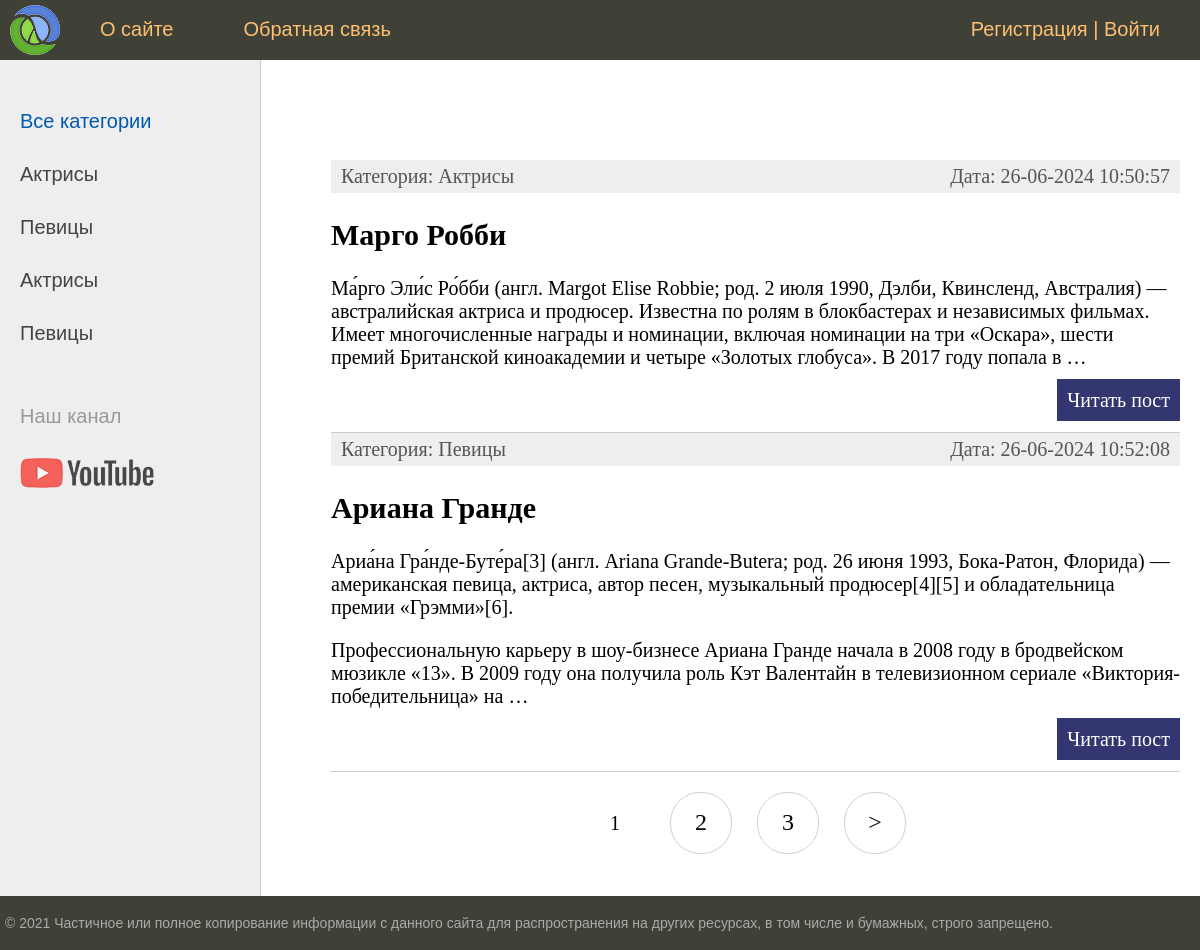
The page / on the database its author committed.
### women/models.py (models this page shows, shortened)
class Category(models.Model):
    name = models.CharField(max_length=100,db_index=True)
    slug = models.SlugField(max_length=255, unique=True, db_index=True, verbose_name="URL")
    def __str__(self):
        return self.name
    def get_absolute_url(self):
        return reverse('category',kwargs={'cat_slug': self.slug})
    class Meta:
        verbose_name = 'Category'
        ordering = ['id']

class Women(models.Model):
    title = models.CharField(max_length=255,verbose_name="Заголовок")
    slug = models.SlugField(max_length=255,unique=True,db_index=True,verbose_name="URL")
    content = models.TextField(blank=True,verbose_name="Текст статьи")
    photo = models.ImageField(upload_to="photos/%Y/%m/%d/",verbose_name="Фото")
    time_create = models.DateTimeField(auto_now_add=True,verbose_name="Время создания")
    time_update = models.DateTimeField(auto_now=True,verbose_name="Время изменения")
    is_published = models.BooleanField(default=True,verbose_name="Публикация")
    cat = models.ForeignKey('Category', on_delete=models.PROTECT,verbose_name="Категории")
    def get_absolute_url(self):
        return reverse('post',kwargs={'post_slug': self.slug})
    class Meta:
        verbose_name = 'Greate women'
        ordering = ['id']

### women/views.py (the view)
# urls.py: path('', WomenHome.as_view(), name='home'),
class WomenHome(DataMixin, ListView):
    model = Women
    template_name = 'women/index.html'
    context_object_name = 'posts'
    def get_context_data(self, *, object_list=None, **kwargs):
        context = super().get_context_data(**kwargs)
        c_def = self.get_user_context(title="Главная страница")
        return dict(list(context.items()) + list(c_def.items()))
    def get_queryset(self):
        return Women.objects.filter(is_published=True).select_related('cat')

### women/templatetags/women_tags.py (called while the page is built)
@register.inclusion_tag('women/list_categories.html')
def show_categories(sort=None, cat_selected=0):
    if not sort:
        cats = Category.objects.all()
    else:
        cats = Category.objects.order_by(sort)
    return {"cats": cats, "cat_selected": cat_selected}

### women/utils.py (called while the page is built)
    def get_user_context(self, **kwargs):
        context = kwargs
        cats = cache.get('cats')
        if not cats:
            cats = Category.objects.annotate(Count('women'))
            cache.set('cats', cats,60)
        user_menu = menu.copy()
        if not self.request.user.is_authenticated:
            user_menu.pop(1)
        context['menu'] = user_menu
        context['cats'] = cats
        if 'cat_selected' not in context:
            context['cat_selected'] = 0
        return context

### women/templates/women/index.html (shortened to what this page needs)
{% extends 'women/base.html' %}
{% block content %}
<ul class="list-articles">
	{% for p in posts %}
			<li><div class="article-panel">
	<p class="first">Категория: {{p.cat}}</p>
	<p class="last">Дата: {{p.time_update|date:"d-m-Y H:i:s"}}</p>
</div>
				<h2>{{p.title}}</h2>
	{% autoescape on %}
	{{p.content|linebreaks|truncatewords:50}}
	{% endautoescape %}
			<p class="link-read-post"><a href="{{ p.get_absolute_url }}">Читать пост</a></p>
			</li>
	{% endfor %}
</ul>
{% endblock %}

### women/templates/women/base.html (shortened to what this page needs)
{% load static %}
{% load women_tags %}
<!DOCTYPE html>
<html>
<head>
	<link type="text/css" href="{% static 'women/css/styles.css' %}" rel="stylesheet" />
</head>
<body>
<table class="table-page" border=0 cellpadding="0" cellspacing="0">
<tr><td valign=top>
{% block mainmenu %}
		<div class="header">
			<ul id="mainmenu" class="mainmenu">
			<li class="logo"><a href="{% url 'home' %}"><div class="logo"></div></a></li>
{% for m in menu %}
			<li><a href="{% url m.url_name %}">{{m.title}}</a></li>
{% endfor %}
				{% if request.user.is_authenticated %}
				<li class="last"> {{user.username}} | <a href="{% url 'logout' %}">Выйти</a></li>
				{% else %}
				<li class="last"><a href="{% url 'register' %}">Регистрация</a> | <a href="{% url 'login' %}">Войти</a></li>
				{% endif %}
			</ul>
		</div>
{% endblock mainmenu %}
<table class="table-content" border=0 cellpadding="0" cellspacing="0">
<tr>
    {% load cache %}
	<td valign="top" class="left-chapters">
	<ul id="leftchapters">
        {% cache 60 sidebar %}
{% if cat_selected == 0 %}
		<li class="selected">Все категории</li>
{% else %}
		<li><a href="{% url 'home' %}">Все категории</a></li>
{% endif %}
{% show_categories cat_selected=cat_selected %}
{% for c in cats %}
{% if c.women__count > 0 %}
	{% if c.pk == cat_selected %}
		<li class="selected">{{c.name}}</li>
	{% else %}
		<li><a href="{{ c.get_absolute_url }}">{{c.name}}</a></li>
	{% endif %}
{% endif %}
{% endfor %}
        {% endcache %}
		<li class="share">
		<p>Наш канал</p>
		<a class="share-yt" href="https://www.youtube.com/channel/UClJzWfGWuGJL2t-3dYKcHTA/playlists" target="_blank" rel="nofollow"></a>
		</li>
	</ul>
</td>
<td valign="top" class="content">
	<div class="content-text">
{% block content %}
{% endblock %}
{% if page_obj.has_other_pages %}
<nav class="list-pages">
    <ul>
        {% for p in paginator.page_range %}
		{% if page_obj.number == p %}
        <li class="page-num page-num-selected">{{ p }}</li>
		{% elif p >= page_obj.number|add:-2 and p <= page_obj.number|add:2  %}
        <li class="page-num">
            <a href="?page={{ p }}">{{ p }}</a>
        </li>
		{% endif %}
        {% endfor %}
{% if page_obj.has_next %}
<li class="page-num">
	<a href="?page={{ page_obj.next_page_number }}">&gt;</a>
</li>
{% endif %}
    </ul>
</nav>
{% endif %}
	</div>
</td></tr></table>
</td></tr>
<tr><td valign=top>
	<div id="footer">
		<p>&copy; 2021 Частичное или полное копирование информации с данного сайта для распространения на других ресурсах, в том числе и бумажных, строго запрещено.</p>
	</div>
</td></tr></table>
</body>
</html>

### women/templates/women/list_categories.html
{% for c in cats %}
	{% if c.pk == cat_selected %}
		<li class="selected">{{c.name}}</li>
	{% else %}
		<li><a href="{{ c.get_absolute_url }}">{{c.name}}</a></li>
	{% endif %}
{% endfor %}

### women/static/women/css/styles.css (style rules this page uses)
html, body { font-family: 'Arial'; margin: 0; padding: 0; height: 100%; width: 100%; color: #444; }
a { color: #0059b2; text-decoration: none; }
p.link-read-post { text-align: right; }
p.link-read-post a { padding: 10px; min-width: 100px; background: #333671; color: #fff; text-decoration: none; }
div.article-panel { background: #eee; padding: 5px 10px 5px 10px; box-sizing: border-box; overflow: hidden; color: #555; }
div.article-panel p.first { margin: 0; float: left; }
div.article-panel p.last { margin: 0; float: right; }
ul.list-articles { list-style: none; margin: 0; padding: 0; }
ul.list-articles li { border-bottom: 1px solid #ccc; }
.table-page { width: 100%; height: 100%; vertical-align: top; }
.table-page tr { height: 100%; }
.header { background: #3F4137; height: 60px; }
.logo { background: url('../images/logo.png') no-repeat 10px 5px; width: 70px; height: 60px; }
ul.mainmenu { list-style: none; margin: 0; padding: 0; height: 60px; color: #fdc073; font-size: 20px; overflow: hidden; }
ul.mainmenu li { float: left; margin: 18px 40px 0 30px; }
ul.mainmenu li.logo { margin: 0; }
ul.mainmenu li.last { float: right; }
ul.mainmenu li a { color: #fdc073; text-decoration: none; }
.table-content { width: 100%; min-height: 100%; height: 100%; }
.left-chapters { margin: 0; background: #eee; border-right: 1px solid #ccc; min-height: 100%; }
.left-chapters ul { width: 230px; min-height: 100%; margin: 0; padding: 20px 10px 10px 20px; list-style: none; font-size: 20px; }
.left-chapters ul li { margin: 30px 0 0 0; color: #999; }
.left-chapters ul li.selected { color: #0059b2; }
.left-chapters ul li a { color: #444; text-decoration: none; }
.left-chapters ul li.share { margin: 60px 0 0 0; }
.left-chapters ul li.share p { margin: 30px 0 30px 0; }
.left-chapters ul li.share a { display: inline-block; width: 40px; height: 40px; margin: 0 20px 0 0; }
.left-chapters ul li.share a.share-yt { width: 100%; height: 30px; background: url('../images/share_yt.png') no-repeat 0 0 }
.content { padding: 40px 20px 20px 40px; width: 100%; box-sizing: border-box; }
.content-text { margin: 60px 0 0 30px; color: #000; font-size: 20px; font-family: Yandex Sans Display Light; }
#footer { box-sizing: border-box; background: #3F4137; padding: 5px; color: #aaa; font-size: 14px; font-family: Verdana, Geneva, Arial, Helvetica; text-align: left; overflow: hidden; }
.list-pages { text-align: center; margin: 0 0 20px 0; }
.list-pages ul { margin: 20px 0 0 0; padding: 0; list-style: none; }
.list-pages ul li { display: inline-block; margin: 0 20px 0 0; }
.list-pages a { color: #000; font-size: 24px; text-decoration: none; }
.list-pages .page-num, .page-num-selected { display: inline-block; width: 60px; height: 44px; padding: 16px 0 0 0; border: 1px solid #d0d0d0; border-radius: 30px; }
.list-pages .page-num-selected { border: none; color: #000; font-size: 20px; }

### rows shown on the page
Category: name "Актрисы"
Category: name "Певицы"
Women: cat "Актрисы", time_update "26-06-2024 10:50:57", title "Марго Робби", content "Ма́рго Эли́с Ро́бби (англ. Margot Elise Robbie; род. 2 июля 1990, Дэлби, Квинсленд, Австралия) — австралийская актриса и продюсер. Известна по ролям в блокбастерах и независимых фильмах. Имеет многочисленные награды и номинации, включая номинации на три «Оскара», шести премий Британской киноакадемии и четыре «Золотых глобуса». В 2017 году попала в …"
Women: cat "Певицы", time_update "26-06-2024 10:52:08", title "Ариана Гранде", content "Ариа́на Гра́нде-Буте́ра[3] (англ. Ariana Grande-Butera; род. 26 июня 1993, Бока-Ратон, Флорида) — американская певица, актриса, автор песен, музыкальный продюсер[4][5] и обладательница премии «Грэмми»[6]. Профессиональную карьеру в шоу-бизнесе Ариана Гранде начала в 2008 году в бродвейском мюзикле «13». В 2009 году она получила роль Кэт Валентайн в телевизионном сериале «Виктория-победительница» на …"

### other values the page prints
{{ m.title }} "О сайте" "Обратная связь"
{{ p }} "1"
{{ p }} "2" "3"
